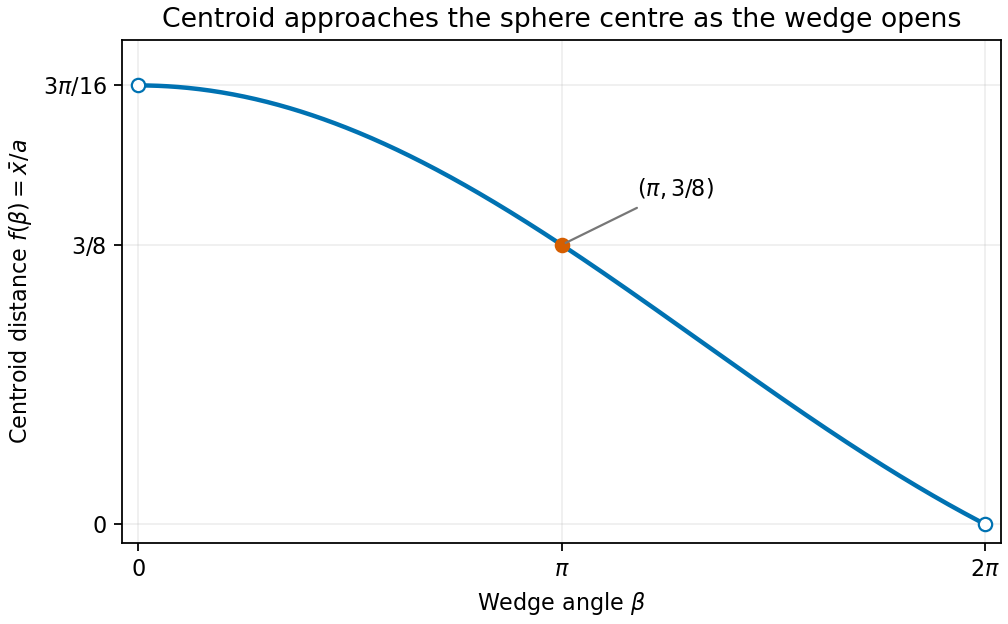

Reproduce this figure in Python.
"""Original centroid plot; Python 3.14, matplotlib 3.10.7, numpy 2.3.5.

Save the white PNG in cwd, normally the mirrored _media directory.
"""
from pathlib import Path
import matplotlib
matplotlib.use('Agg')
import matplotlib.pyplot as plt
import numpy as np

b = np.linspace(.0001, 2*np.pi, 600)
f = 3*np.pi*np.sin(b/2)/(8*b)
fig, ax = plt.subplots(figsize=(6.3, 3.9), layout='constrained', facecolor='white')
ax.plot(b, f, color='#0072b2', lw=2)
ax.plot([0,2*np.pi], [3*np.pi/16,0], 'o', mfc='white', mec='#0072b2')
ax.plot(np.pi, 3/8, 'o', color='#d55e00')
ax.annotate(r'$(\pi,3/8)$', (np.pi,3/8), xytext=(3.7,.44),
            arrowprops={'arrowstyle':'-', 'color':'#777777'}, fontsize=10)
ax.set(xlim=(-.12, 2*np.pi+.12), ylim=(-.025,.65), xlabel=r'Wedge angle $\beta$',
       ylabel=r'Centroid distance $f(\beta)=\bar x/a$', title='Centroid approaches the sphere centre as the wedge opens')
ax.set_xticks([0,np.pi,2*np.pi], ['$0$',r'$\pi$',r'$2\pi$'])
ax.set_yticks([0,3/8,3*np.pi/16], ['$0$',r'$3/8$',r'$3\pi/16$'])
ax.grid(alpha=.2)
fig.savefig(Path(__file__).with_suffix('.png').name, dpi=160, facecolor='white')
